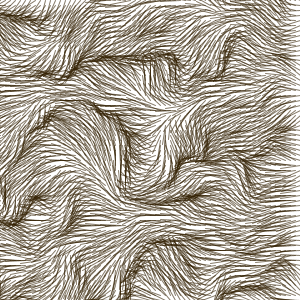
Frame 1 (no input)
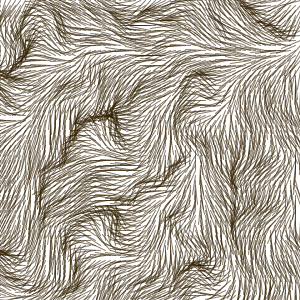
Frame 60 (the mouse pressed at the canvas centre just before this capture)
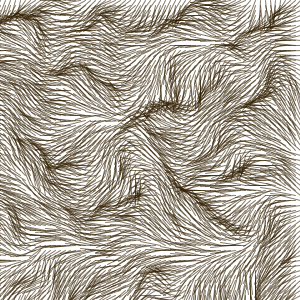
Frame 120 (the mouse held since frame 60 and released just before this capture)

The Processing sketch that drew these frames (run headless with seeded random() and noise(); from frame 60 on, the mouse is pressed at the canvas centre):

// Processing sketch: processing_119246
// ── processing_119246.pde

// Example code for lecture "Adding Dimensions"
// an example from Pearson (2011)
// displaying a noise grid as rotations
// use the draw loop to make it an animation
// schien@mail.ncku.edu.tw

float xstart, xnoise, ystart, ynoise;  
float xstartNoise, ystartNoise;
void setup() {    
  size(300, 300); 
  background(255); 
  frameRate(24);  
  xstartNoise = random(20); 
  ystartNoise = random(20);
  xstart = random(10); 
  ystart = random(10);
}
void draw() {
  background(255); 
  xstartNoise += 0.01;
  ystartNoise += 0.01;
  xstart +=(noise(xstartNoise)*0.5)-0.25;
  ystart +=(noise(ystartNoise)*0.5)-0.25; 
  xnoise = xstart; 
  ynoise = ystart; 
  for (int y = 0; y <= height; y+=5) { 
    ynoise += 0.1;                                     
    xnoise = xstart; 
    for (int x = 0; x <= width; x+=5) { 
      xnoise += 0.1;     
      drawPoint(x, y, noise(xnoise, ynoise));
    }
  }
} 
void drawPoint(float x, float y, float noiseFactor) {    
  pushMatrix();
  translate(x, y);
  rotate(noiseFactor * radians(360));
  stroke(50, 30, 0, 150);
  line(0, 0, 20, 0);
  popMatrix();
}
